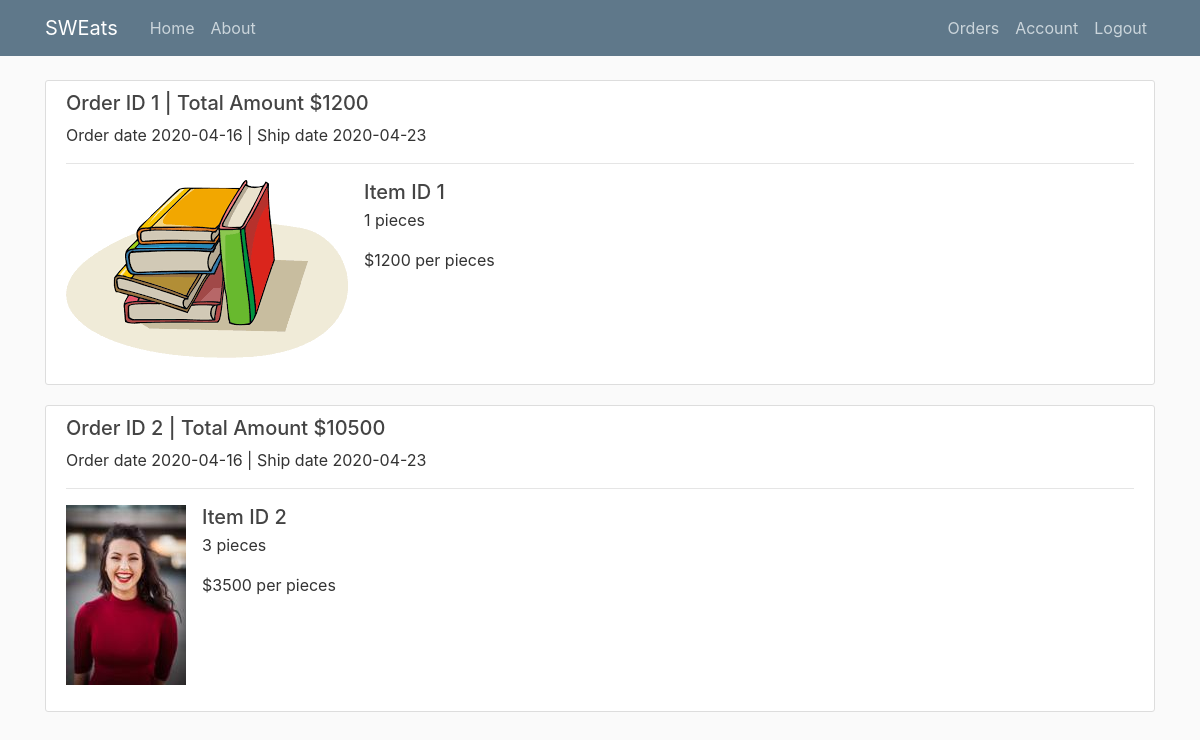
The app's page /orders (signed in) with its own data.
### sweats/models.py (models this page shows, shortened)
class Order(db.Model):
    __tablename__ = 'orders'
    id = db.Column(db.Integer , primary_key=True)
    order_date = db.Column(db.DateTime , default=datetime.utcnow)
    total_amount = db.Column(db.Integer , nullable=False)
    customer_id = db.Column(db.Integer , db.ForeignKey('customers.id') , nullable=False)
    order_items = db.relationship('OrderItem' , backref='order' , lazy=True)
    shipment = db.relationship('Shipment' , backref='order' , lazy=True)

class Shipment(db.Model):
    __tablename__ = 'shipments'
    order_id = db.Column(db.Integer , db.ForeignKey('orders.id') , primary_key=True)
    warehouse_id = db.Column(db.Integer , db.ForeignKey('warehouses.id') , primary_key=True)
    ship_date = db.Column(db.DateTime ,default=calShipDate, nullable=False)

class Item(db.Model):
    __tablename__ = 'items'
    id = db.Column(db.Integer , primary_key=True)
    category = db.Column(db.String(20))
    description = db.Column(db.String(200), nullable=False)
    image_file = db.Column(db.String(20), nullable=False)
    unit_price = db.Column(db.Integer , nullable=False)
    order_items = db.relationship('OrderItem' , backref='item' , lazy=True)

### sweats/routes/customer_routes.py (the view)
@app.route("/orders")
@login_required
def orders():
    orderList = Order.query.filter_by(customer_id=current_user.id)
    orderItems = {}
    for order in orderList:
        items = []
        for orderItem in order.order_items:
            item = Item.query.get_or_404(orderItem.item_id)
            pair = (item, orderItem.quantity)
            items.append(pair)
        orderItems[order] = items
    return render_template('orders.html', title="Orders", orders=orderList, orderItems=orderItems)

### sweats/models.py (called while the page is built)
@login_manager.user_loader
def load_user(user_id):
    return Customer.query.get(int(user_id))

### sweats/templates/orders.html
{% extends "layout.html" %}
{% block content %}
    {% for order in orders %}
        <div class="content-section">
            <h5>Order ID {{order.id}} | Total Amount ${{ order.total_amount }}</h4>
            <p>Order date {{ order.order_date.strftime('%Y-%m-%d') }} | Ship date {{ order.shipment[0].ship_date.strftime('%Y-%m-%d') }}</p>
            <hr>
            <ul class="list-unstyled">
                {% for item, quantity in orderItems[order] %}
                <li class="media">
                <img class="mr-3" src="{{ url_for('static', filename='product_pics/'+item.image_file) }}">
                <div class="media-body">
                    <h5 class="mt-0 mb-1">Item ID {{ item.id }}</h5>
                    <p>{{ quantity }} pieces</p>
                    <p>${{ item.unit_price }} per pieces</p>
                </div>
                </li>
                {% endfor %}
            </ul>
        </div>
    {% endfor %}
{% endblock content %}

### sweats/static/main.css (style rules this page uses)
body { background: #fafafa; color: #333333; margin-top: 5rem; }
h1, h2, h3, h4, h5, h6 { color: #444444; }
.content-section { background: #ffffff; padding: 10px 20px; border: 1px solid #dddddd; border-radius: 3px; margin-bottom: 20px; }

### records on screen
Order: id "1", total_amount "1200", order_date "2020-04-16", ship_date "2020-04-23"
Item: image_file (picture), id "1", unit_price "1200"
Order: id "2", total_amount "10500", order_date "2020-04-16", ship_date "2020-04-23"
Item: image_file (picture), id "2", quantity "3", unit_price "3500"
